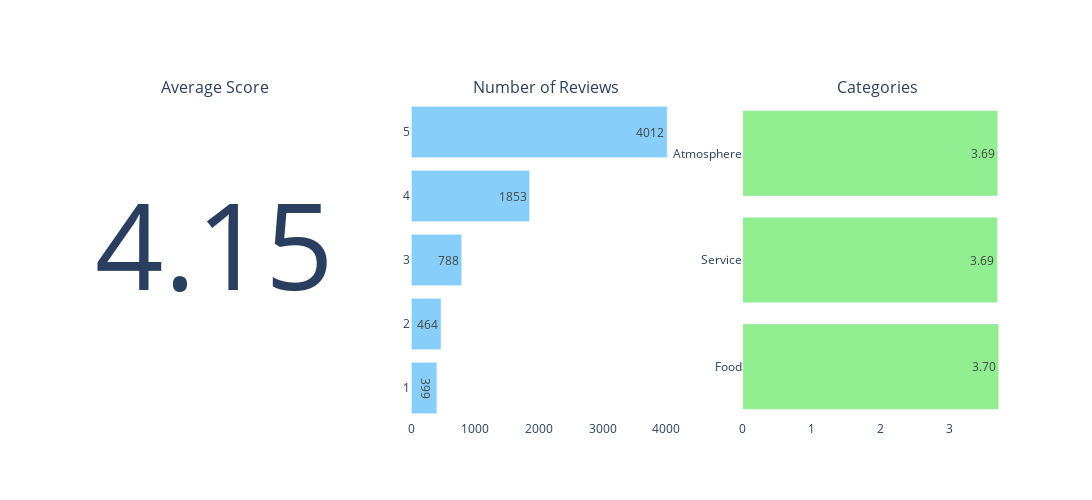

This figure's notebook cell:
### Markdown cell above
### First draft summary plots

### Code cell
# Calculate the average for each score
average_food = reviews['food_score'].mean()
average_service = reviews['service_score'].mean()
average_atmosphere = reviews['atmosphere_score'].mean()
average_reviews = (resumme_raw['stars'] * resumme_raw['reviews']).sum() / resumme_raw['reviews'].sum()

# Create a figure with horizontal subplots
fig = make_subplots(rows=1, cols=3, 
                    specs=[[{"type": "xy"}, {"type": "bar"}, {"type": "bar"}]], 
                    subplot_titles=("Average Score", "Number of Reviews", "Categories"))

# First subplot: Display the average review as large text
fig.add_trace(
    go.Scatter(x=[0], y=[0], text=[f"{average_reviews:.2f}"], mode="text", textfont=dict(size=120)),
    row=1, col=1
)

fig.update_xaxes(showgrid=False, zeroline=False, showticklabels=False, row=1, col=1)
fig.update_yaxes(showgrid=False, zeroline=False, showticklabels=False, row=1, col=1)


# Second subplot: Bar plot for reviews
fig.add_trace(
    go.Bar(x=resumme_raw['reviews'], y=resumme_raw['stars'], marker=dict(color='lightskyblue'),
           text=resumme_raw['reviews'], textposition='auto', name="Reviews", orientation='h'),
    row=1, col=2
)

# Third subplot: Bar plot for categories (Food, Service, Atmosphere)
fig.add_trace(
    go.Bar(x=[average_food, average_service, average_atmosphere], 
           y=['Food', 'Service', 'Atmosphere'], 
           marker=dict(color='lightgreen'), 
           text=[f"{average_food:.2f}", f"{average_service:.2f}", f"{average_atmosphere:.2f}"], 
           textposition='auto', 
           orientation='h', 
           name="Categories"),
    row=1, col=3
)

fig.update_layout(height=500, width=1200,  plot_bgcolor="white", paper_bgcolor="white", showlegend=False)
fig.show()

### Figure 1 — Plotly figure (JSON) as saved in the notebook; plotly's stock layout.template omitted (floating-point values rounded to 4 significant figures)
{"data": [{"mode": "text", "text": ["4.15"], "textfont": {"size": 120}, "type": "scatter", "x": [0], "xaxis": "x", "y": [0], "yaxis": "y"}, {"marker": {"color": "lightskyblue"}, "name": "Reviews", "orientation": "h", "text": [4012, 1853, 788, 464, 399], "textposition": "auto", "type": "bar", "x": [4012, 1853, 788, 464, 399], "xaxis": "x2", "y": [5, 4, 3, 2, 1], "yaxis": "y2"}, {"marker": {"color": "lightgreen"}, "name": "Categories", "orientation": "h", "text": ["3.70", "3.69", "3.69"], "textposition": "auto", "type": "bar", "x": [3.703, 3.685, 3.69], "xaxis": "x3", "y": ["Food", "Service", "Atmosphere"], "yaxis": "y3"}], "layout": {"annotations": [{"font": {"size": 16}, "showarrow": false, "text": "Average Score", "x": 0.1444, "xanchor": "center", "xref": "paper", "y": 1, "yanchor": "bottom", "yref": "paper"}, {"font": {"size": 16}, "showarrow": false, "text": "Number of Reviews", "x": 0.5, "xanchor": "center", "xref": "paper", "y": 1, "yanchor": "bottom", "yref": "paper"}, {"font": {"size": 16}, "showarrow": false, "text": "Categories", "x": 0.8556, "xanchor": "center", "xref": "paper", "y": 1, "yanchor": "bottom", "yref": "paper"}], "height": 500, "paper_bgcolor": "white", "plot_bgcolor": "white", "showlegend": false, "width": 1200, "xaxis": {"anchor": "y", "domain": [0, 0.2889], "showgrid": false, "showticklabels": false, "zeroline": false}, "xaxis2": {"anchor": "y2", "domain": [0.3556, 0.6444]}, "xaxis3": {"anchor": "y3", "domain": [0.7111, 1]}, "yaxis": {"anchor": "x", "domain": [0, 1], "showgrid": false, "showticklabels": false, "zeroline": false}, "yaxis2": {"anchor": "x2", "domain": [0, 1]}, "yaxis3": {"anchor": "x3", "domain": [0, 1]}}}
